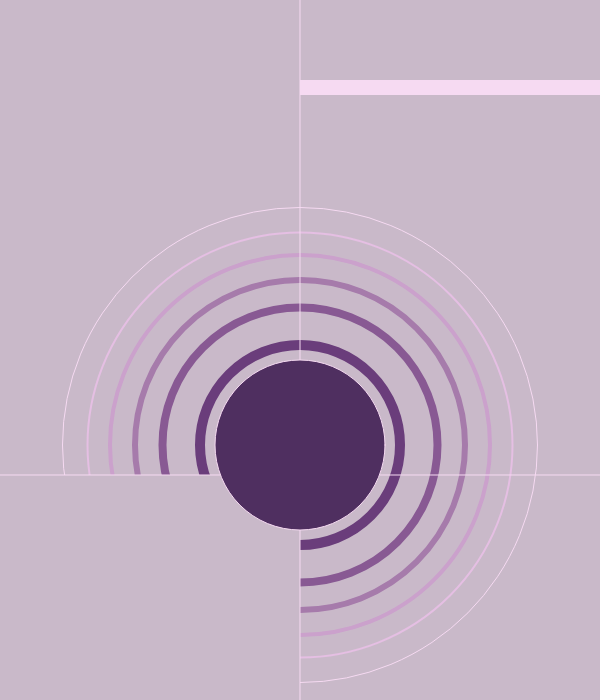
Frame 1 (no input)
Frame 60 (no input): identical to frame 1, image omitted
Frame 120 (the mouse pressed at the canvas centre since frame 60): identical to frame 1, image omitted

The p5.js sketch that drew this single still picture (run headless with seeded random() and noise() and a simulated clock; from frame 60 on, the mouse is pressed at the canvas centre):

// p5.js sketch
// ── sketch.js
function setup() {
  createCanvas(600, 700);
}

function draw() {
  background('#C9B9C9');
  noFill();
  stroke(0);
  //arc(275, 475, 500, 500, radians(180), radians(50));
  strokeWeight(1);
  stroke('#F6DAF2');
  circle(300, 445, 475);
  stroke('#E5BFE3');
  strokeWeight(2);
  circle(300, 445, 425);
  stroke('#CBA1CC');
  strokeWeight(4);
  circle(300, 445, 380);
  stroke('#A67BAB');
  strokeWeight(6);
  circle(300, 445, 330);
  stroke('#885993');
  strokeWeight(8);
  circle(300, 445, 275);
  stroke('#6A3D7B')
  strokeWeight(10);
  circle(300, 445, 200);

  noStroke();
  fill('#C9B9C9');
  rect(0, 475, width/2, 225);
  fill('#F6DAF2');
  rect(width/2, 80, 300, 15)

  stroke('#F6DAF2');
  strokeWeight(1);
  line(width/2, 0, width/2, 700);
  line(0, 475, width, 475);

  fill('#4F2F60');
  circle(300, 445, 170);
}
